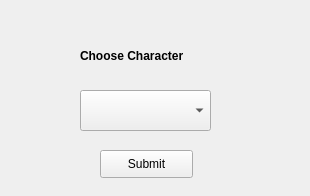
<?xml version="1.0" encoding="UTF-8"?>
<ui version="4.0">
 <class>load_char_form</class>
 <widget class="QWidget" name="load_char_form">
  <property name="geometry">
   <rect>
    <x>0</x>
    <y>0</y>
    <width>310</width>
    <height>196</height>
   </rect>
  </property>
  <property name="windowTitle">
   <string>Form</string>
  </property>
  <widget class="QComboBox" name="character_choices_box">
   <property name="geometry">
    <rect>
     <x>80</x>
     <y>90</y>
     <width>131</width>
     <height>41</height>
    </rect>
   </property>
  </widget>
  <widget class="QLabel" name="choose_character_header">
   <property name="geometry">
    <rect>
     <x>80</x>
     <y>40</y>
     <width>151</width>
     <height>31</height>
    </rect>
   </property>
   <property name="font">
    <font>
     <pointsize>9</pointsize>
     <weight>75</weight>
     <bold>true</bold>
    </font>
   </property>
   <property name="text">
    <string>Choose Character</string>
   </property>
  </widget>
  <widget class="QPushButton" name="char_submit">
   <property name="geometry">
    <rect>
     <x>100</x>
     <y>150</y>
     <width>93</width>
     <height>28</height>
    </rect>
   </property>
   <property name="text">
    <string>Submit</string>
   </property>
  </widget>
 </widget>
 <resources/>
 <connections/>
</ui>
